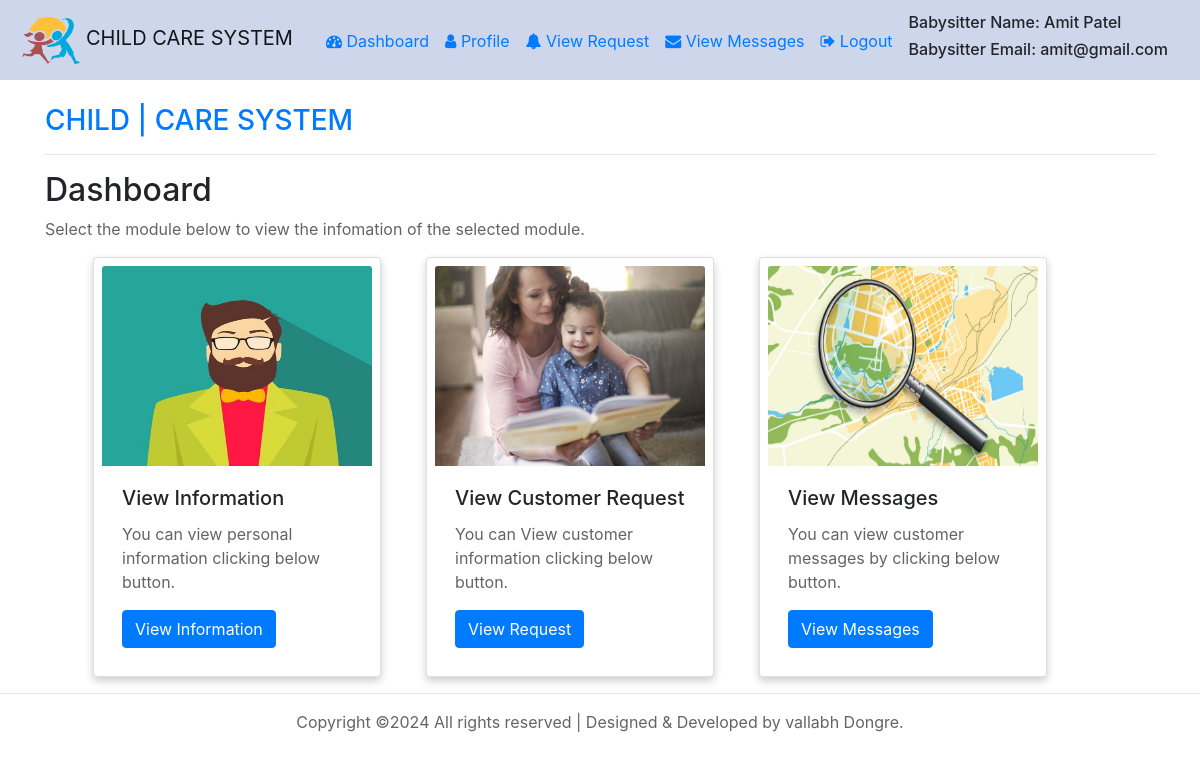
/pages/babysiter.php (signed in), run on the app's committed database.
### tables this page shows
CREATE TABLE `babysiter` (
  `profile_id` int(10) NOT NULL,
  `first_name` varchar(20) NOT NULL,
  `last_name` varchar(20) DEFAULT NULL,
  `email_id` varchar(40) NOT NULL,
  `password` varchar(50) NOT NULL,
  `phone_number` varchar(11) NOT NULL,
  `gender` varchar(7) NOT NULL,
  `salary` int(6) NOT NULL,
  `postal_code` int(10) NOT NULL,
  `area_name` varchar(20) NOT NULL,
  `bank_name` varchar(10) NOT NULL,
  `account_number` varchar(50) NOT NULL
);

### pages/babysiter.php (the view, shortened to what this page needs)
<!DOCTYPE html>
<html lang="en">
<head>
	<link rel="stylesheet" href="https://cdn.jsdelivr.net/npm/bootstrap@4.3.1/dist/css/bootstrap.min.css">
	<link rel="stylesheet" href="../css/style1.css">
	<link rel="stylesheet" href="https://stackpath.bootstrapcdn.com/font-awesome/4.7.0/css/font-awesome.min.css">
	<nav class="navbar navbar-expand-lg navbar-light">
		<a class="navbar-brand" href="babysiter.php"><img src="../img/logo1.png" alt="CHILDLogo" class="img-fluid" width="70px">CHILD CARE SYSTEM</a>
		<div class="collapse navbar-collapse" id="navbarTogglerDemo02">
		  <form class="form-inline my-2 my-lg-0">
		  <ul class="navbar-nav mr-auto mt-5 mt-lg-0">
		  <div class="nav-item active mr-3 mt-3">
        <a  href="babysiter.php"><span class="fa fa-dashboard"></span> Dashboard </a></div>
		<div class="nav-item active mr-3 mt-3">
		<a href="myinfobabysitter.php"><span class="fa fa-user"></span> Profile</a>
		</div>
		<div class="nav-item active mr-3 mt-3">
		<a href="request.php"><span class="fa fa-bell"></span> View Request</a>
		</div>
		<div class="nav-item active mr-3 mt-3">
		<a href="msgBabysitterToCustomer.php"><span class="fa fa-envelope"></span> View Messages</a>
		</div>
		<div class="nav-item active mr-3 mt-3">
		<a href="../php/logout.php"><span class="fa fa-sign-out"></span> Logout</a></div>
		<div class="nav-item active mr-3">
		<?php
			$conn = mysqli_connect('localhost:3306', 'root', '', 'project');
			$sql = 'SELECT * FROM babysiter WHERE email_id = "'.$_SESSION['babysiter_email_id'].'"';
			$result = mysqli_query($conn, $sql);
			if(mysqli_affected_rows($conn)>0) {
				for($i = 0; $i < mysqli_num_rows($result); $i++){
					$row = mysqli_fetch_assoc($result);
					$stdid=$row['email_id'];
					$stname=$row['first_name'];
                    $stname1=$row['last_name'];
				}
			}
			?> <h6><span class="glyphicon glyphicon-user"></span> Babysitter Name: <?php
            echo $stname . " " . $stname1;
        ?></h6>
			<h6><span class="glyphicon glyphicon-user"></span> Babysitter Email: <?php
	echo $stdid;
      ?></h6>
		</div>
		  </ul>
		  </form>
		</div>
	  </nav>
</head>
<body>
<div class="container mt-4 mb-3">
		<h3><a href="babysiter.php">CHILD | <span>CARE SYSTEM</span></a></h3>
		<hr>
			<h2>Dashboard</h2>
			<p>Select the module below to view the infomation of the selected module.</p>
			<div class="row ">
    <div class="col-md-3 ml-5 ">
        <div class="card p-2" style="width: 18rem;">
            <img src="../img/profile.jpg" class="card-img-top" height="200px">
            <div class="card-body">
                <h5 class="card-title">View Information</h5>
                <p class="card-text">You can view personal information clicking below button.</p>
                <a href="myinfobabysitter.php" class="btn btn-primary">View Information</a>
            </div>
        </div>
    </div>
    <div class="col-md-3 ml-5 ">
        <div class="card p-2" style="width: 18rem;">
            <img src="../img/home_bg.jpg" class="card-img-top" height="200px">
            <div class="card-body">
                <h5 class="card-title">View Customer Request</h5>
                <p class="card-text">You can View customer information clicking below button.</p>
                <a href="request.php" class="btn btn-primary">View Request</a>
            </div>
        </div>
    </div>
	<div class="col-md-3 ml-5 ">
        <div class="card p-2" style="width: 18rem;">
            <img src="../img/search_bg.jpg" class="card-img-top" height="200px">
            <div class="card-body">
                <h5 class="card-title">View Messages</h5>
                <p class="card-text">You can view customer messages by clicking below button.</p>
                <a href="msgBabysitterToCustomer.php" class="btn btn-primary">View Messages</a>
            </div>
        </div>
    </div>
</div>
</div>
<hr>
</body>
<div class="container d-flex justify-content-center" style="center">
<div class="footer">
					<p>Copyright &copy;<script>document.write(new Date().getFullYear());</script> All rights reserved | Designed & Developed by vallabh Dongre.</p>
</div>
</div>
</html>

### css/style1.css (style rules this page uses)
.navbar { background-color: #cdd6eb; height: 5rem; }
p { color: #646464; }
.card { box-shadow: 0 4px 8px 0 rgba(0,0,0,0.2); transition: 0.3s; }

### data on the page
babysiter: first_name "Amit", last_name "Patel", email "amit@gmail.com"
